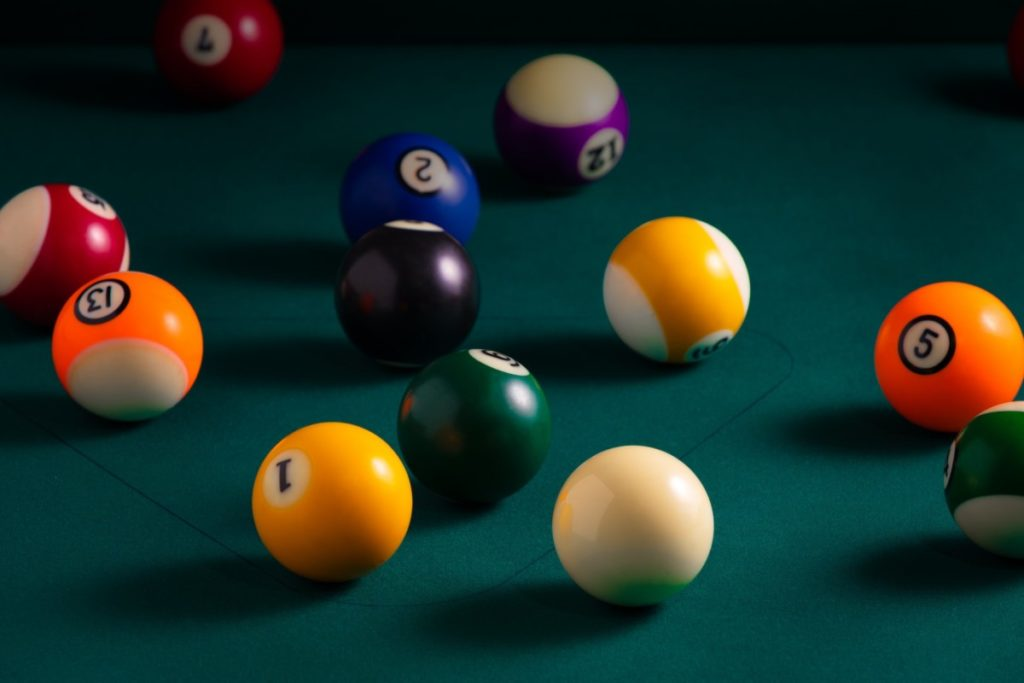
#> input picture test1.jpg, 1024 x 683 px
$ python main.py
#> lines starting #> are read from the running program, lines starting #| are printed output that depends on the picture
import numpy as np
import matplotlib
matplotlib.use('TkAgg')  # Use TkAgg backend for interactive plots
import matplotlib.pyplot as plt
from matplotlib.animation import FuncAnimation
import cv2
import math

###############################
# 1. CIRCLE (BALL) DETECTION  #
###############################
def detect_targets(image):
    """
    Detect circular targets in the image using OpenCV's HoughCircles.

    Parameters:
        image (numpy.ndarray): Input image in BGR format.

    Returns:
        targets (list of tuples): Detected targets as (x, y) coordinates.
    """
    # Convert to grayscale if necessary
    gray = cv2.cvtColor(image, cv2.COLOR_BGR2GRAY) if len(image.shape) == 3 else image

    # Apply Gaussian blur to reduce noise and improve edge detection
    blurred = cv2.GaussianBlur(gray, (9, 9), 2)

    # Detect circles using HoughCircles
    circles = cv2.HoughCircles(
        blurred,              # Input image
        cv2.HOUGH_GRADIENT,   # Detection method
        dp=1,                 # Inverse ratio of accumulator resolution
        minDist=50,           # Minimum distance between detected centers
        param1=50,            # Higher threshold for Canny edge detector
        param2=30,            # Accumulator threshold for circle detection
        minRadius=20,         # Minimum circle radius
        maxRadius=100         # Maximum circle radius
    )

    if circles is not None:
        circles = np.round(circles[0, :]).astype(int)
        targets = [(c[0], c[1]) for c in circles]
        return targets
    return []

###############################
# 2. SHOOTING METHOD FOR      #
#    TRAJECTORY CALCULATION   #
###############################
# [62 lines left out: function shooting_method_2d, not called in this run]

###############################
# 3. ANIMATION (SEQUENTIAL)   #
###############################
class Animator:
    # [99 lines left out: functions __init__, init, frame_generator, update, animate_projectiles_sequential, not called in this run]

###############################
# 4. MAIN EXECUTION           #
###############################
def main():
    print("======= Projectile Motion & Target Detection Program =======")

    # 1. Grid sizing
    try:
        grid_w = float(input("Enter grid width (e.g. 10): "))
#> the answer given: 100
        grid_h = float(input("Enter grid height (e.g. 10): "))
#> the answer given: 100
    except ValueError:
        print("Invalid numeric input. Using default grid 10x10.")
        grid_w, grid_h = 10.0, 10.0

    # 2. Image input for target detection
    use_image = input("Use image for target detection? (y/n): ").strip().lower().startswith('y')
#> the answer given: y
    targets = []
    image_rgb = None

    if use_image:
        image_path = input("Enter image path (e.g. 'image.png'): ").strip()
#> the answer given: test1.jpg
        try:
            # Load image using OpenCV
            image_bgr = cv2.imread(image_path)
#> image_bgr is the input picture: shape (683, 1024, 3); mean B, G, R 42.4, 51.1, 31.6
            if image_bgr is None:
                print(f"Failed to load image '{image_path}'. Exiting.")
                return
            # Detect circles
            targets_circles = detect_targets(image_bgr)  # list of (x, y)
#> in detect_targets, `gray = cv2.cvtColor(image, cv2.COLOR_BGR2GRAY) if len(image.shape) == ..`:
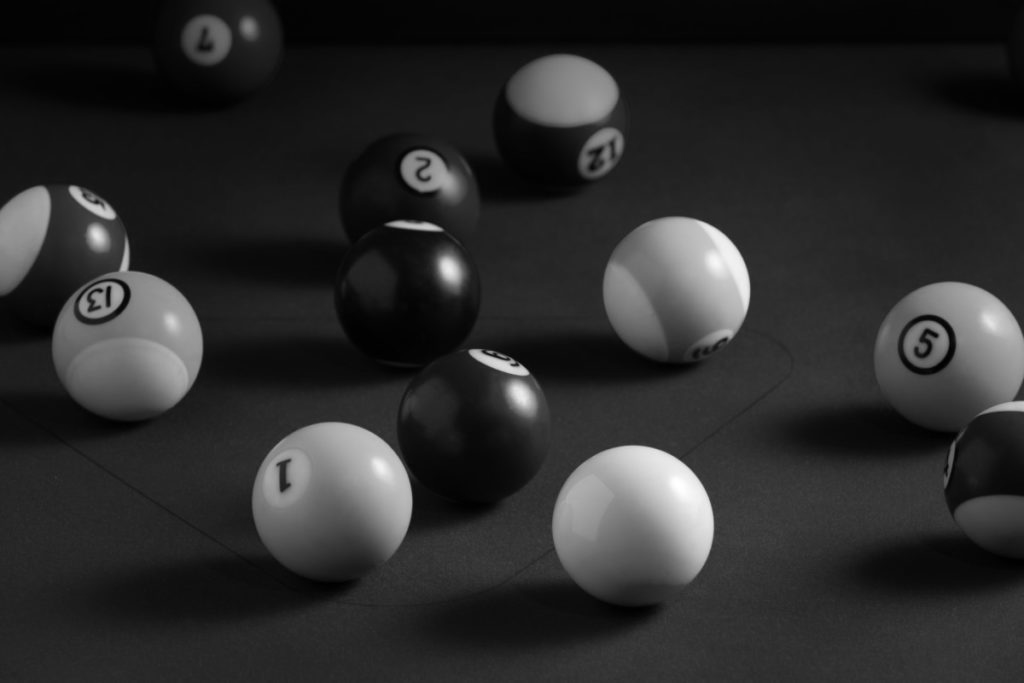
#> gray: shape (683, 1024); min 0, max 255, mean 44.2
#> in detect_targets, `circles = cv2.HoughCircles( blurred,`: circles = [[676.5, 289.5, 73], [950.5, 356.5, 74.6], [128.5, 344.5, 75.3], [333.5, 500.5, 78.6], [634.5, 524.5, 78.3], [56.5, 256.5, 73.3], [562.5, 116.5, 62.6], [95.5, 289.5, 27.9], [420.5, 177.5, 27.4], [207.5, 39.5, 24]]
#> in detect_targets, `circles = np.round(circles[0, :]).astype(int)`: circles = [[676, 290, 73], [950, 356, 75], [128, 344, 75], [334, 500, 79], [634, 524, 78], [56, 256, 73], [562, 116, 63], [96, 290, 28], [420, 178, 27], [208, 40, 24]]
#> in detect_targets, `targets = [(c[0], c[1]) for c in circles]`: targets = [(676, 290), (950, 356), (128, 344), (334, 500), (634, 524), (56, 256), (562, 116), (96, 290), (420, 178), (208, 40)]
#> targets_circles has the same summary as targets in detect_targets
            if not targets_circles:
                print("No circles detected in the image. Exiting.")
                return
            print(f"Detected {len(targets_circles)} circle(s).")
#| Detected 10 circle(s).
            # Map to grid coordinates
            # Assuming image pixels correspond to grid dimensions
            # Need to map image coordinates to grid
            # Image dimensions
            img_h, img_w = image_bgr.shape[:2]
#> img_h = 683; img_w = 1024
            # Map circles to grid
            targets = []
            for (x, y) in targets_circles:
                x_grid = (x / img_w) * grid_w
                y_grid = (1.0 - (y / img_h)) * grid_h  # invert Y
                targets.append((x_grid, y_grid))
#> this loop made 10 passes
#> (x, y, x_grid, y_grid) on passes 1 to 10: (676, 290, 66.02, 57.54), (950, 356, 92.77, 47.88), (128, 344, 12.5, 49.63), (334, 500, 32.62, 26.79), (634, 524, 61.91, 23.28), (56, 256, 5.47, 62.52), (562, 116, 54.88, 83.02), (96, 290, 9.38, 57.54), (420, 178, 41.02, 73.94), (208, 40, 20.31, 94.14)
#> after the loop, targets = [(66.02, 57.54), (92.77, 47.88), (12.5, 49.63), (32.62, 26.79), (61.91, 23.28), (5.47, 62.52), (54.88, 83.02), (9.38, 57.54), (41.02, 73.94), (20.31, 94.14)]
            # For plotting, load image in RGB
            image_rgb = cv2.cvtColor(image_bgr, cv2.COLOR_BGR2RGB)
        except Exception as e:
            print(f"Error loading or processing image: {e}")
            print("Falling back to manual target input.")
            use_image = False

    # 3. Manual input if not using image
    if not use_image:
        try:
            n_targets = int(input("How many targets to input manually? "))
            for i in range(n_targets):
                x_str = input(f"  Target {i+1} X coordinate on grid: ")
                y_str = input(f"  Target {i+1} Y coordinate on grid: ")
                x_val = float(x_str)
                y_val = float(y_str)
                targets.append((x_val, y_val))
        except ValueError:
            print("Invalid manual input. No valid targets.")
            return

    if not targets:
        print("No targets specified. Exiting.")
        return

    print("=== Detected / Entered Targets ===")
    for i, (x, y) in enumerate(targets, start=1):
        print(f"  Target #{i}: (x={x:.2f}, y={y:.2f})")
#> this loop made 10 passes
#|   Target #1: (x=66.02, y=57.54)
#|   Target #2: (x=92.77, y=47.88)
#|   Target #3: (x=12.50, y=49.63)
#|   Target #4: (x=32.62, y=26.79)
#|   Target #5: (x=61.91, y=23.28)
#|   Target #6: (x=5.47, y=62.52)
#|   Target #7: (x=54.88, y=83.02)
#|   Target #8: (x=9.38, y=57.54)
#> (further printed lines are left out)

    # 4. Display image and set shooting origin via mouse click
    fig, ax = plt.subplots()

    if image_rgb is not None:
        # Display the image with extent mapped to grid size
        ax.imshow(image_rgb, extent=[0, grid_w, 0, grid_h])
    else:
        # Set grid limits
        ax.set_xlim(0, grid_w)
        ax.set_ylim(0, grid_h)

    ax.set_title("Click to set shooting origin")
    ax.set_xlabel("X")
    ax.set_ylabel("Y")

    # Plot the targets as circles
    target_patches = []
    for i, (tx, ty) in enumerate(targets):
        circ = plt.Circle((tx, ty), 0.2, color='red', fill=False, linewidth=2, label=f"Target {i+1}" if i == 0 else "")
        ax.add_patch(circ)
        target_patches.append(circ)
#> this loop made 10 passes
#> after the loop, target_patches = 10 items

    # Initialize origin marker
    origin_marker, = ax.plot([], [], 'go', markersize=8, label='Origin')

    # To store origin
    origin = [None, None]
    solutions = []

    # [39 lines left out: function on_click, not called in this run]

    # Connect the click event
    cid = fig.canvas.mpl_connect('button_press_event', on_click)

    # Show legend
    ax.legend(loc='upper right')
    plt.show()
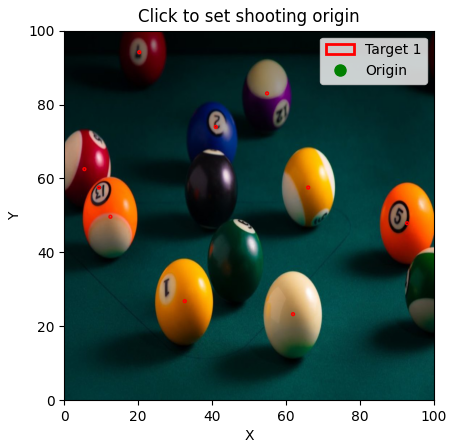
#> figure drawn by matplotlib, 1 panel

if __name__ == "__main__":
    main()

$ run again, on test5.jpg
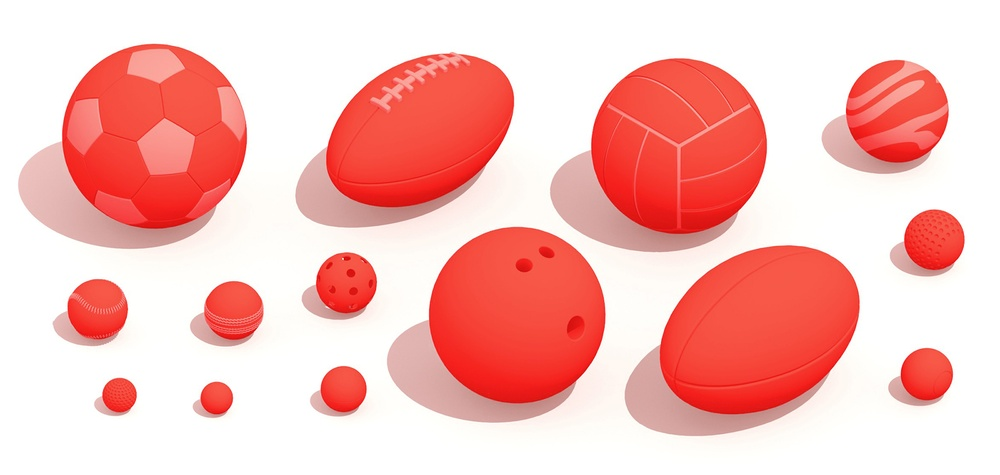
#> input picture test5.jpg, 1000 x 475 px, shrunk from 2000 x 950 before the run
#> in main, image_bgr is the input picture: shape (475, 1000, 3); mean B, G, R 185.5, 189.8, 248
#> in detect_targets, `gray = cv2.cvtColor(image, cv2.COLOR_BGR2GRAY) if len(image.shape) == ..`:
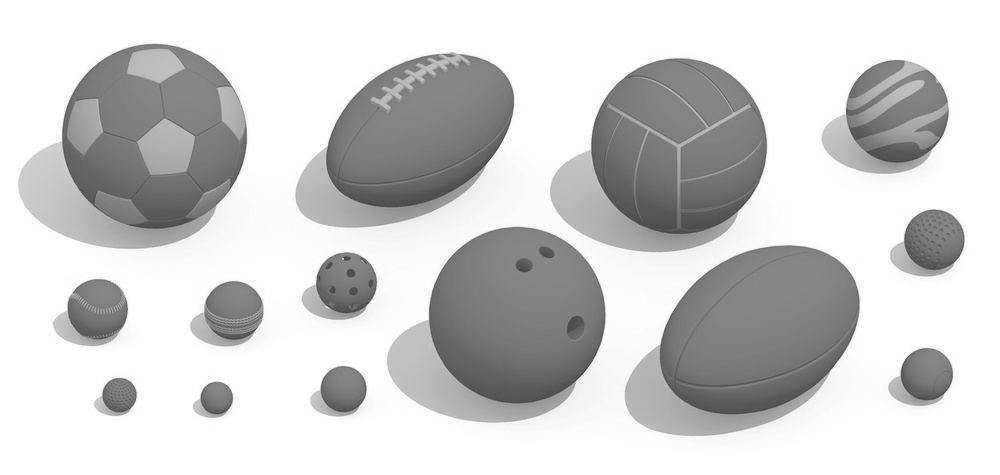
#> gray: shape (475, 1000); min 64, max 255, mean 206.7
#> in detect_targets, `circles = cv2.HoughCircles( blurred,`: circles = 19 rows, first 8: [153.5, 136.5, 93], [516.5, 315.5, 88.3], [679.5, 145.5, 88.1], [896.5, 111.5, 51.1], [233.5, 310.5, 29.3], [933.5, 239.5, 30.5], [345.5, 282.5, 30.8], [97.5, 309.5, 30.5]
#> in detect_targets, `circles = np.round(circles[0, :]).astype(int)`: circles = 19 rows, first 8: [154, 136, 93], [516, 316, 88], [680, 146, 88], [896, 112, 51], [234, 310, 29], [934, 240, 30], [346, 282, 31], [98, 310, 30]
#> in detect_targets, `targets = [(c[0], c[1]) for c in circles]`: targets = [(154, 136), (516, 316), (680, 146), (896, 112), (234, 310), (934, 240), (346, 282), (98, 310), (402, 118), (926, 374), (468, 102), (722, 350), (344, 390), (658, 394), (806, 304), (622, 162), (54, 184), (368, 162), (842, 138)]
#> targets_circles has the same summary as targets in detect_targets
#| Detected 19 circle(s).
#> the loop in main, `for (x, y) in targets_circles:` made 19 passes
#> (x, y, x_grid, y_grid) on passes 1 to 8: (154, 136, 15.4, 71.37), (516, 316, 51.6, 33.47), (680, 146, 68, 69.26), (896, 112, 89.6, 76.42), (234, 310, 23.4, 34.74), (934, 240, 93.4, 49.47), (346, 282, 34.6, 40.63), (98, 310, 9.8, 34.74)
#> after the loop in main, `for (x, y) in targets_circles:`: targets = [(15.4, 71.37), (51.6, 33.47), (68, 69.26), (89.6, 76.42), (23.4, 34.74), (93.4, 49.47), (34.6, 40.63), (9.8, 34.74), (40.2, 75.16), (92.6, 21.26), (46.8, 78.53), (72.2, 26.32), (34.4, 17.89), (65.8, 17.05), (80.6, 36), (62.2, 65.89), (5.4, 61.26), (36.8, 65.89), (84.2, 70.95)]
#> the loop in main, `for i, (x, y) in enumerate(targets, start=1):` made 19 passes
#> (printed output is left out)
#> the loop in main, `for i, (tx, ty) in enumerate(targets):` made 19 passes
#> after the loop in main, `for i, (tx, ty) in enumerate(targets):`: target_patches = 19 items
#> in main, `plt.show()`:
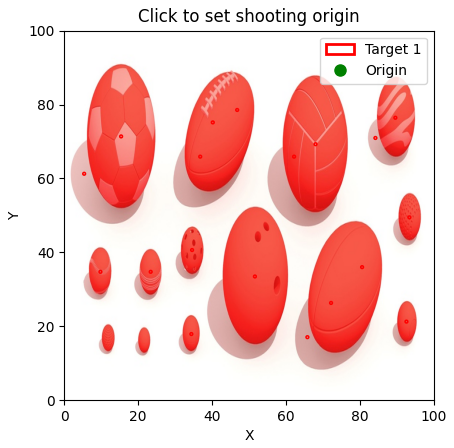
#> figure drawn by matplotlib, 1 panel

$ run again, on test2.png
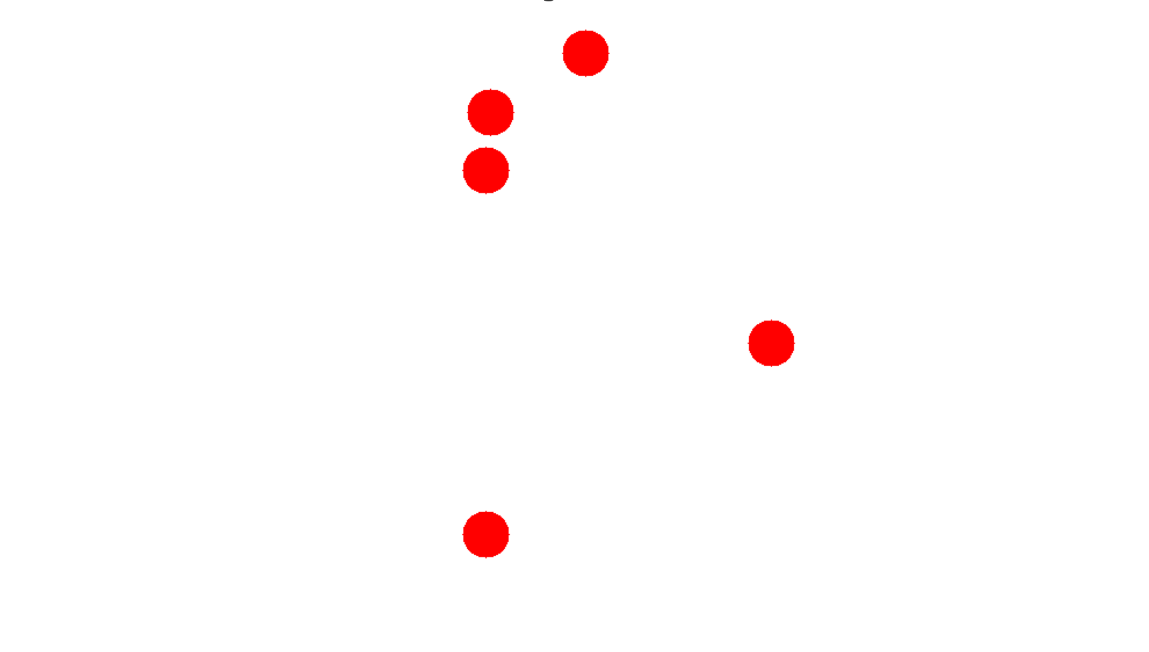
#> input picture test2.png, 1149 x 652 px
#> in main, image_bgr is the input picture: shape (652, 1149, 3); mean B, G, R 252.1, 252.1, 255
#> in detect_targets, `circles = cv2.HoughCircles( blurred,`: circles = [[585.5, 52.5, 22.7], [485.5, 169.5, 22.7], [485.5, 534.5, 22.7], [770.5, 342.5, 22.7], [490.5, 111.5, 22.7]]
#> in detect_targets, `circles = np.round(circles[0, :]).astype(int)`: circles = [[586, 52, 23], [486, 170, 23], [486, 534, 23], [770, 342, 23], [490, 112, 23]]
#> in detect_targets, `targets = [(c[0], c[1]) for c in circles]`: targets = [(586, 52), (486, 170), (486, 534), (770, 342), (490, 112)]
#> targets_circles has the same summary as targets in detect_targets
#| Detected 5 circle(s).
#> the loop in main, `for (x, y) in targets_circles:` made 5 passes
#> (x, y, x_grid, y_grid) on passes 1 to 5: (586, 52, 51, 92.02), (486, 170, 42.3, 73.93), (486, 534, 42.3, 18.1), (770, 342, 67.01, 47.55), (490, 112, 42.65, 82.82)
#> after the loop in main, `for (x, y) in targets_circles:`: targets = [(51, 92.02), (42.3, 73.93), (42.3, 18.1), (67.01, 47.55), (42.65, 82.82)]
#> the loop in main, `for i, (x, y) in enumerate(targets, start=1):` made 5 passes
#> (printed output is left out)
#> the loop in main, `for i, (tx, ty) in enumerate(targets):` made 5 passes
#> after the loop in main, `for i, (tx, ty) in enumerate(targets):`: target_patches = 5 items
#> in main, `plt.show()`:
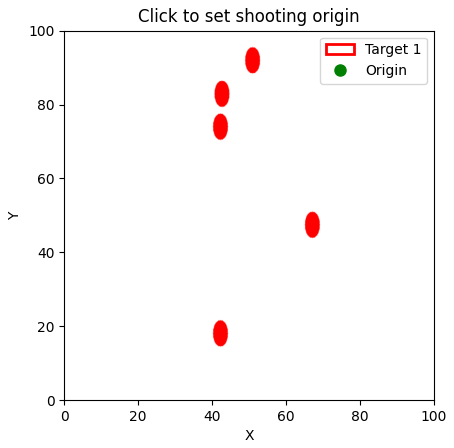
#> figure drawn by matplotlib, 1 panel
